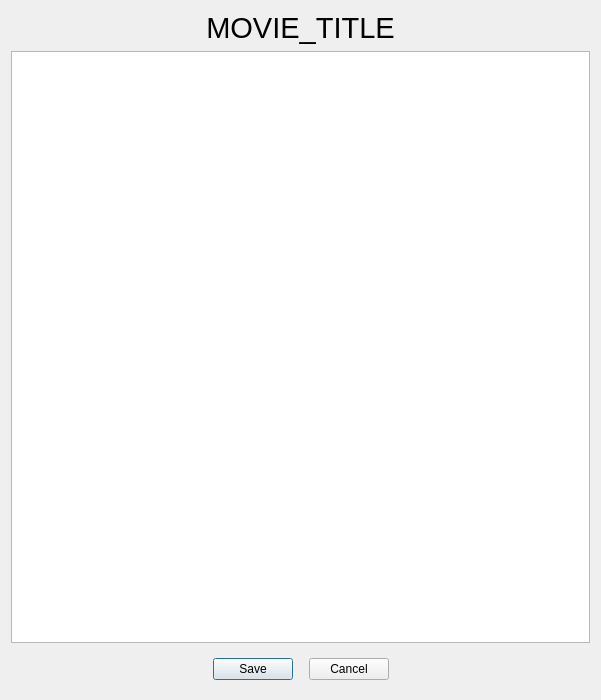
<?xml version="1.0" encoding="UTF-8"?>
<ui version="4.0">
 <class>editsubs_dialog</class>
 <widget class="QDialog" name="editsubs_dialog">
  <property name="geometry">
   <rect>
    <x>0</x>
    <y>0</y>
    <width>601</width>
    <height>700</height>
   </rect>
  </property>
  <property name="windowTitle">
   <string>Edit Subtitles</string>
  </property>
  <layout class="QVBoxLayout" name="verticalLayout">
   <item>
    <widget class="QLabel" name="movie_title_label">
     <property name="font">
      <font>
       <pointsize>22</pointsize>
      </font>
     </property>
     <property name="text">
      <string>MOVIE_TITLE</string>
     </property>
     <property name="textFormat">
      <enum>Qt::PlainText</enum>
     </property>
     <property name="alignment">
      <set>Qt::AlignCenter</set>
     </property>
    </widget>
   </item>
   <item>
    <widget class="QTextEdit" name="subtitle_text">
     <property name="font">
      <font>
       <pointsize>12</pointsize>
      </font>
     </property>
     <property name="undoRedoEnabled">
      <bool>true</bool>
     </property>
     <property name="lineWrapMode">
      <enum>QTextEdit::NoWrap</enum>
     </property>
     <property name="readOnly">
      <bool>false</bool>
     </property>
     <property name="overwriteMode">
      <bool>false</bool>
     </property>
     <property name="acceptRichText">
      <bool>false</bool>
     </property>
    </widget>
   </item>
   <item>
    <widget class="QFrame" name="button_frame">
     <layout class="QHBoxLayout" name="horizontalLayout">
      <item>
       <spacer name="left_spacer">
        <property name="orientation">
         <enum>Qt::Horizontal</enum>
        </property>
        <property name="sizeType">
         <enum>QSizePolicy::MinimumExpanding</enum>
        </property>
        <property name="sizeHint" stdset="0">
         <size>
          <width>187</width>
          <height>20</height>
         </size>
        </property>
       </spacer>
      </item>
      <item>
       <widget class="QPushButton" name="save_button">
        <property name="text">
         <string>Save</string>
        </property>
       </widget>
      </item>
      <item>
       <spacer name="middle_spacer">
        <property name="orientation">
         <enum>Qt::Horizontal</enum>
        </property>
        <property name="sizeType">
         <enum>QSizePolicy::Fixed</enum>
        </property>
        <property name="sizeHint" stdset="0">
         <size>
          <width>10</width>
          <height>20</height>
         </size>
        </property>
       </spacer>
      </item>
      <item>
       <widget class="QPushButton" name="cancel_button">
        <property name="text">
         <string>Cancel</string>
        </property>
       </widget>
      </item>
      <item>
       <spacer name="right_spacer">
        <property name="orientation">
         <enum>Qt::Horizontal</enum>
        </property>
        <property name="sizeType">
         <enum>QSizePolicy::MinimumExpanding</enum>
        </property>
        <property name="sizeHint" stdset="0">
         <size>
          <width>186</width>
          <height>20</height>
         </size>
        </property>
       </spacer>
      </item>
     </layout>
    </widget>
   </item>
  </layout>
 </widget>
 <resources/>
 <connections>
  <connection>
   <sender>cancel_button</sender>
   <signal>clicked()</signal>
   <receiver>editsubs_dialog</receiver>
   <slot>reject()</slot>
   <hints>
    <hint type="sourcelabel">
     <x>351</x>
     <y>667</y>
    </hint>
    <hint type="destinationlabel">
     <x>381</x>
     <y>696</y>
    </hint>
   </hints>
  </connection>
  <connection>
   <sender>save_button</sender>
   <signal>clicked()</signal>
   <receiver>editsubs_dialog</receiver>
   <slot>accept()</slot>
   <hints>
    <hint type="sourcelabel">
     <x>243</x>
     <y>669</y>
    </hint>
    <hint type="destinationlabel">
     <x>183</x>
     <y>699</y>
    </hint>
   </hints>
  </connection>
 </connections>
</ui>
